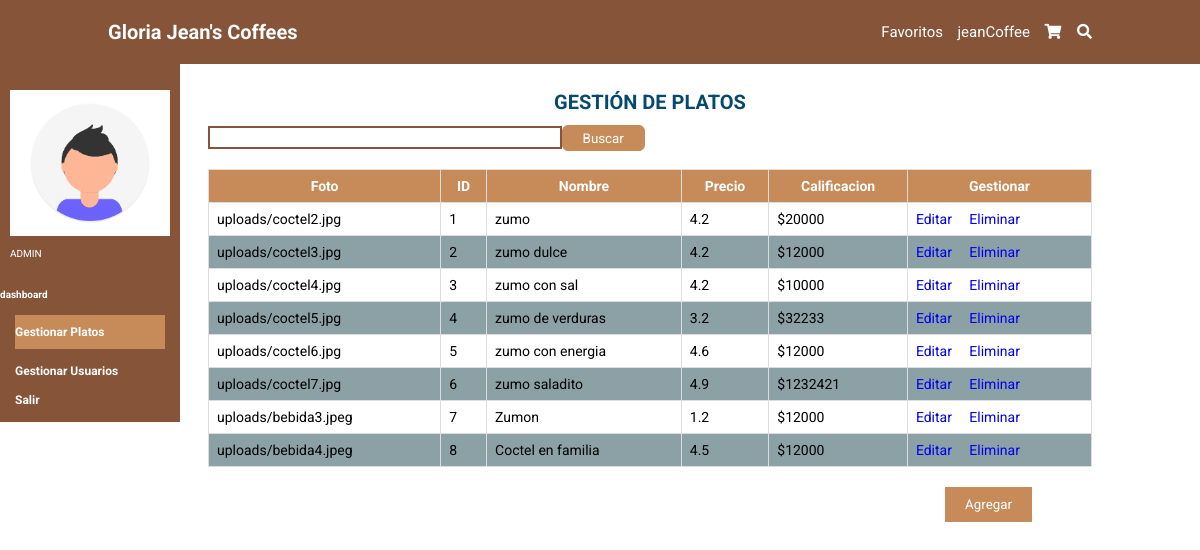
/dashboard/platos/ (signed in), run on the app's committed database.
### tables this page shows
CREATE TABLE plato (cod_plato INTEGER PRIMARY KEY AUTOINCREMENT NOT NULL UNIQUE, imagen STRING DEFAULT (0), nombre STRING (100) NOT NULL UNIQUE, tipo STRING (50) DEFAULT bebida NOT NULL, calificacion DECIMAL (2) DEFAULT (4.2), descripcion STRING (200) NOT NULL, valor DECIMAL NOT NULL DEFAULT (0));

### app.py (the view, shortened to what this page needs)
@app.route('/dashboard/', methods=['GET', 'POST'])
@app.route('/dashboard/platos/', methods=['GET', 'POST'])
def dashboard():
    form = search()
    if request.method == 'GET':
        sql = f'SELECT *FROM plato'
        res = seleccion(sql)
    return render_template('platos.html', form=form, titulo='dashboard', res=res)

### forms.py
class search(FlaskForm):
    seh = TextField('Buscar')

### conexion.py (called while the page is built)
def seleccion(sql) -> list:
    try:
        with sqlite3.connect(URL_DB) as con:
            cur = con.cursor()
            res = cur.execute(sql).fetchall()
    except Exception:
        res = None
    return res

### templates/platos.html
{% extends 'base.html' %}
{% block cuerpo %}
    <section class="Gplatos">
        <div class="aside">
            <div class="user">
                <img src="{{ url_for('static',filename='img/foto.png')}}" class="fotico-dashboard" alt="" >
                <p class="rol">ADMIN</p>
            </div>
            <div class="plataforma">
                <h4>dashboard</h4>
            </div>
             <nav class="navbar-aside">
              <a href='/dashboard/platos/' class="dashboard-platos">Gestionar Platos</a>
              <a href='/dashboard/usuarios/' class="dashboard-usuarios">Gestionar Usuarios</a>
              <a href='/salir'>Salir</a>
            </nav>
        </div>
        <div class="tabla">
          <h1 class="text-title">GESTI&Oacute;N DE PLATOS</h1><br>
          <form name='fbuscarD' id='fbuscarD' action='' method='POST'>
                <div class="buscar-plato">
                {{ form.seh(class="buscar") }}
                <input type="submit" class="btn_buscar" value="Buscar">
              </div>
          </form>
              <table>
                  <tr>
                    <th>Foto</th>
                    <th>ID</th>
                    <th>Nombre</th>
                    <th>Precio</th>
                    <th>Calificacion</th>
                    <th>Gestionar</th>
                  </tr>
                  {% for i in res %}
                  <tr>
                    <td>{{ i[1] }}</td>
                    <td>{{ i[0] }}</td>
                    <td>{{ i[2] }}</td>
                    <td>{{ i[4] }}</td>
                    <td>${{ i[6] }}</td>
                    <td><a href='/dashboard/platos/editar_plato/?id_plato={{i[0]}}'>Editar &nbsp;</a> <a href='/delete/?id_plato={{i[0]}}'>&nbsp; Eliminar</a></td>
                  </tr>
                  {% endfor%}
                </table>
                <div class="botones">
                  <a href='/dashboard/platos/agregar_plato/'><input type="submit" value="Agregar" ></a>
              </div>
          </div>
    </section>
{% endblock %}

### static/css/style.css (style rules this page uses)
:root { --marron: #865439; --marronclaro: #c68b59; }
* { border: 0; box-sizing: border-box; font-family: "Roboto", sans-serif; padding: 0; margin: 0; transition: all 0.2s linear; text-decoration: none; list-style: none; outline: none; }
html { font-size: 62.5%; overflow-x: hidden; scroll-behavior: smooth; scroll-padding-top: 6rem; }
section { padding: 2rem 9%; }
.buscar { margin-top: 1px; color: black; border: 2px solid var(--marron); width: 40%; margin-bottom: 2rem; padding: .2rem; }
.text-title, .text-title-profile { margin-top: 5rem; font-size: 20px; color: #06496E; display: flex; justify-content: center; }
.Gplatos { padding: 2rem 0%; top:40px; color: #ffffff; display: flex; align-items: center; }
.tabla { padding: 2rem 9%; width: 100%; margin-left: 100px; }
.aside { background-color:var(--marron); width: 18rem; max-height:120vh; position: fixed; top: 60px; }
.user { padding:3rem 1rem; margin: auto; width:100%; }
.fotico-dashboard { width: 100%; margin-bottom: 1rem; }
.navbar-aside a { display: block; color: #ffffff; margin: 1.5rem; font-size: 1.2rem; font-weight: bolder; }
table { font-family: arial, sans-serif; border-collapse: collapse; width: 100%; margin-bottom: 2rem; }
td, th { border: 1px solid #dddddd; text-align: left; padding: 8px; }
td { font-size: 14px; color: #000; }
th { background-color: var(--marronclaro); text-align: center; font-size: 14px; }
tr:nth-child(odd) { background-color: #8CA1A5; }
.botones { position: absolute; right:138px; }
.botones input[type="submit"] { background: var(--marronclaro); color: #ffffff; padding: 1rem 2rem; margin-right: 3rem; cursor: pointer; }
.buscar-plato { display: flex; }
.btn_buscar { background-color: var(--marronclaro); padding: .2rem 2rem; height:26px; color: #ffffff; border: 1px solid var(--marronclaro); border-radius: .6rem; cursor: pointer; }
.dashboard-platos { background: var(--marronclaro); padding: 1rem 0; }

### data on the page
plato: imagen "uploads/coctel2.jpg", cod_plato "1", nombre "zumo", calificacion "4.2", valor "20000"
plato: imagen "uploads/coctel3.jpg", cod_plato "2", nombre "zumo dulce", calificacion "4.2", valor "12000"
plato: imagen "uploads/coctel4.jpg", cod_plato "3", nombre "zumo con sal", calificacion "4.2", valor "10000"
plato: imagen "uploads/coctel5.jpg", cod_plato "4", nombre "zumo de verduras", calificacion "3.2", valor "32233"
plato: imagen "uploads/coctel6.jpg", cod_plato "5", nombre "zumo con energia", calificacion "4.6", valor "12000"
plato: imagen "uploads/coctel7.jpg", cod_plato "6", nombre "zumo saladito", calificacion "4.9", valor "1232421"
plato: imagen "uploads/bebida3.jpeg", cod_plato "7", nombre "Zumon", calificacion "1.2", valor "12000"
plato: imagen "uploads/bebida4.jpeg", cod_plato "8", nombre "Coctel en familia", calificacion "4.5", valor "12000"

### other printed values
{{ session['user'] }} "jeanCoffee"
